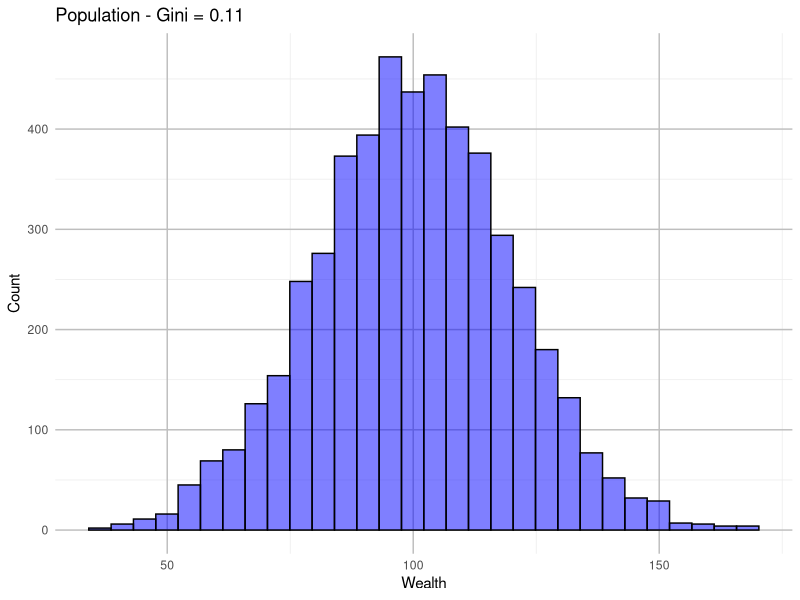
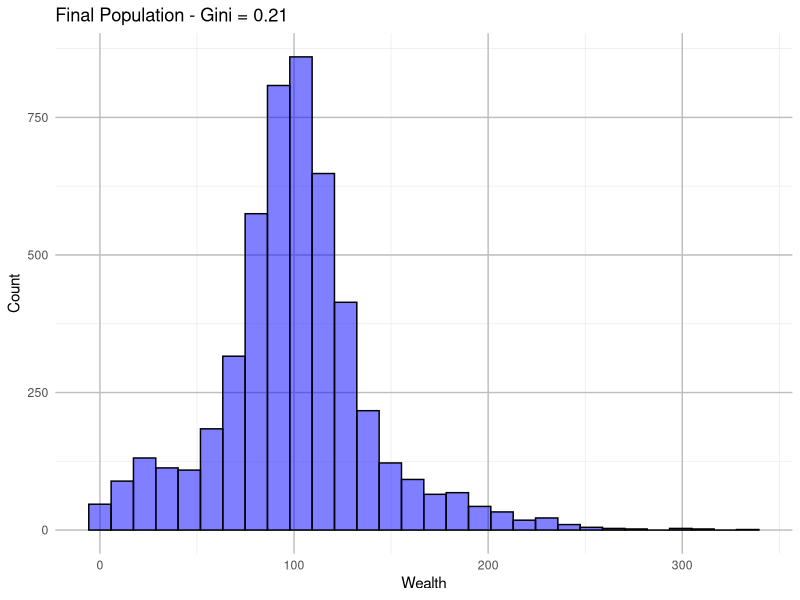
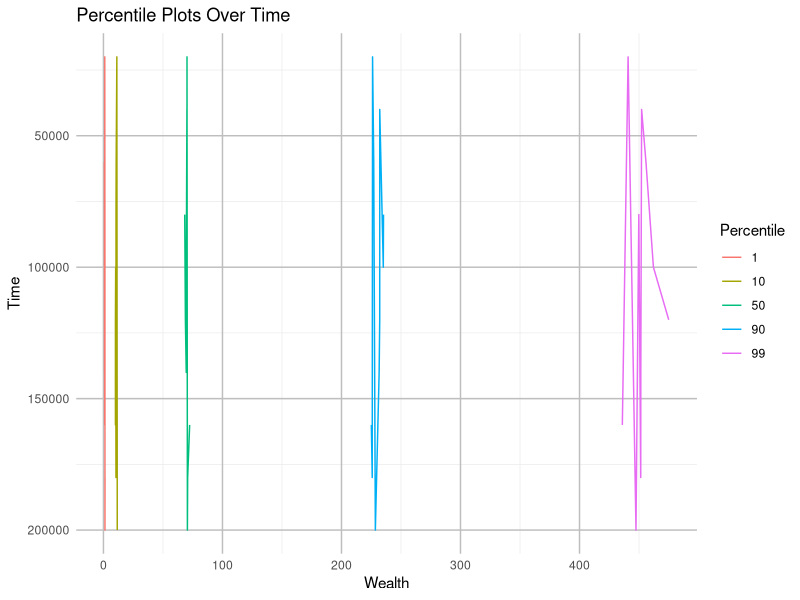
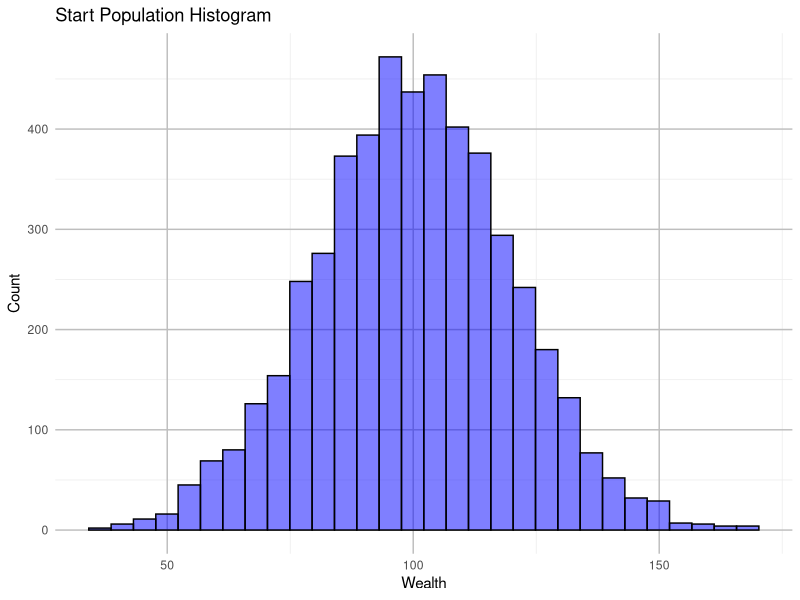
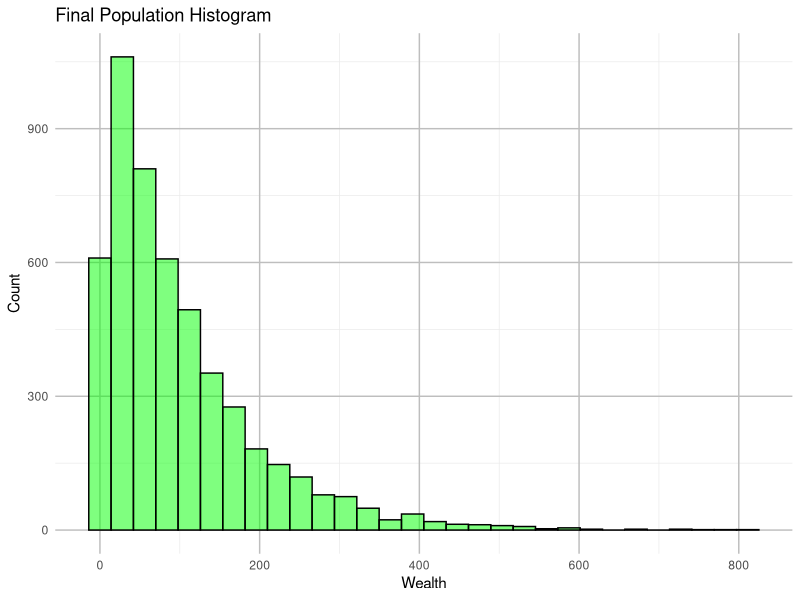
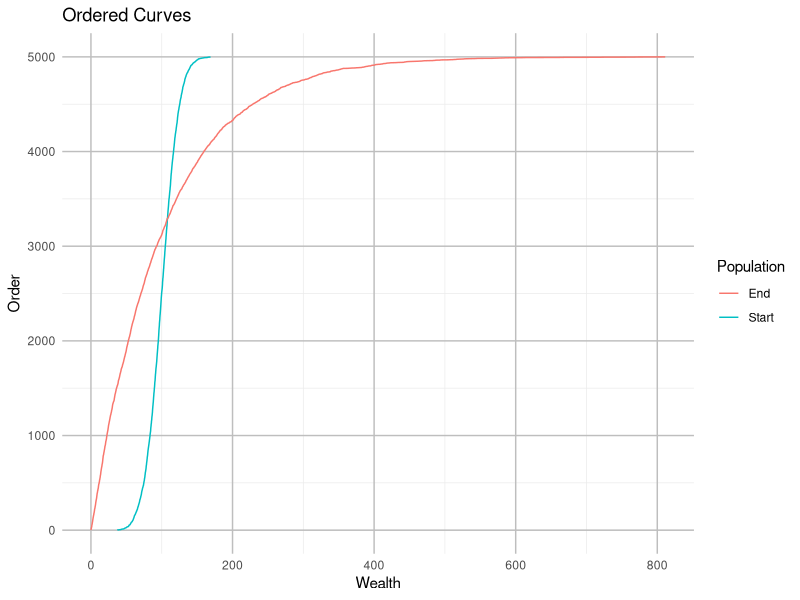
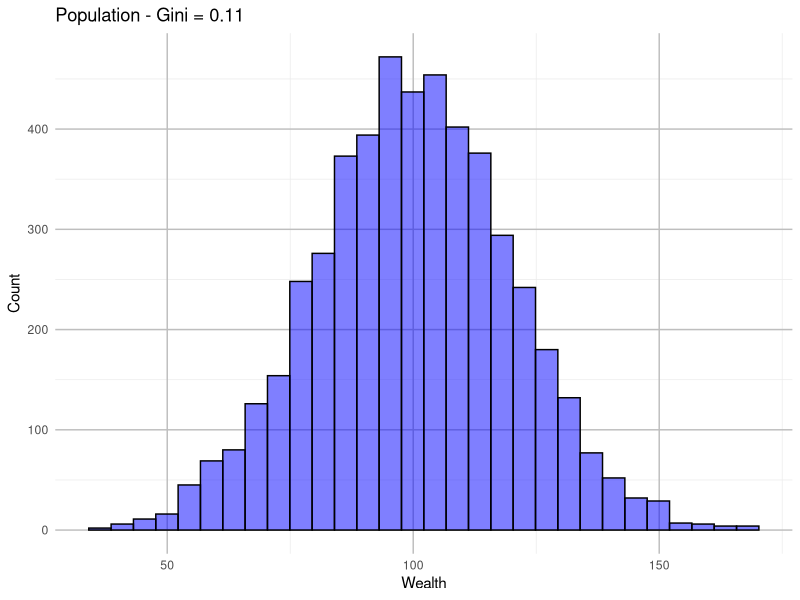
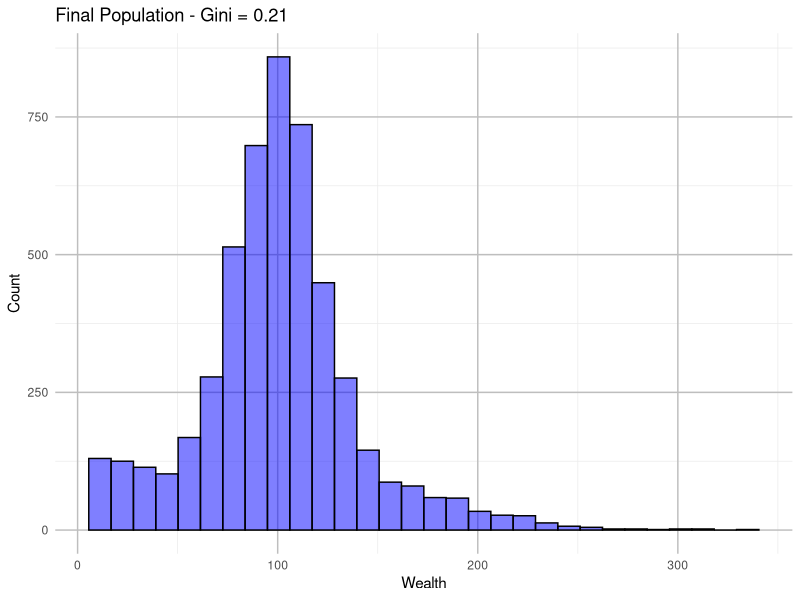

Reproduce these figures in R, in order.
## ---- chunk 1
set.seed(123)
#Parameters

N <- 5000        #Default size of the population

MU <- 100        #Default mean of the population

sigma <- MU / 5  #Standard deviation is 1/5 of the mean

#Generate the population

population <- rnorm(N, mean = MU, sd = sigma)
population[population <= 0] <- 1

#Create gini function

gini <- function(y) {
  y <- sort(y)     #Sort pop by wealth in asending order 
  n <- length(y)   #Number of people
  numer <- 2 * sum((1:n) * y)  #Numerator sum of sorted values weighted by list pos
  denom <- n * sum(y)  #Denominator total wealth of pop
    return((numer / denom) - (n + 1) / n) #Compute gini coeffi
}

# Print initial Gini coefficient
cat("Initial Gini coefficient:", gini(population), "\n")

#Create hist of pop

library(ggplot2)

hist_pop <- function(population, label='Population') {
  gini_value <- round(gini(population), 2)
  label <- paste(label, "- Gini =", gini_value)
  
  p <- ggplot(data.frame(population), aes(x = population)) +
    geom_histogram(bins = 30, fill = "blue", color = "black", alpha = 0.5) +
    labs(title = label, x = "Wealth", y = "Count") +
    theme_minimal() +
    theme(panel.grid.major = element_line(colour = "grey"))
  
  print(p)  
}

hist_pop(population)

# Transaction: Randomly split the pot between two actors
random_split <- function(A, B) {
  pot <- A + B
  if (A <= 0 && B <= 0) return(c(0, 0))
  share <- runif(1, 0, pot)
  return(c(share, pot - share))
}

# Randomly select two actors
anyone <- function(N) sample(1:N, 2)

# Simulation step: Perform one transaction between two random actors
step_function <- function(population) {
  indices <- anyone(length(population))
  population[indices] <- random_split(population[indices[1]], population[indices[2]])
  return(population)
}

# Simulate over T steps
simulate <- function(population, T) {
  for (t in 1:T) {
    population <- step_function(population)
  }
  return(population)
}

# Run the simulation and visualize the results
T <- 1000  # Number of steps
final_population <- simulate(population, T)

# Plot final population distribution
hist_pop(final_population, "Final Population")

# Display final Gini coefficient
cat("Final Gini coefficient:", gini(final_population), "\n")


#Simulation Visualization

# Libraries
library(dplyr)

# Percentile Calculation & Results at interbvals
percent <- function(pct, items) {
  return(quantile(items, probs = pct / 100))
}

simulate_collect <- function(population, T) {
  results <- list()
  for (t in 1:T) {
    population <- step_function(population)
    if (t %% (T / 10) == 0) {
      results[[length(results) + 1]] <- list(t = t, pop = sort(population))
    }
  }
  return(results)
}

#Simulation Visualization Function
show_simulation <- function(population, k=40, percentiles=c(1, 10, 50, 90, 99)) {
  N <- length(population)
  T <- k * N
  start_population <- population
  results <- simulate_collect(population, T)
  
  
  cat(sprintf("%7s %6s %6s", "t", "Gini", "stdev"))
  for (pct in percentiles) {
    cat(sprintf(" %4d%%", pct))
  }
  cat("\n")
  cat("------- ------ ------")
  for (i in percentiles) cat(" ----")
  cat("\n")
  
  for (result in results) {
    pop <- result$pop
    gini_value <- gini(pop)
    stdev_value <- sd(pop)
    percentile_values <- sapply(percentiles, function(pct) percent(pct, pop))
    
    
    fmt <- sprintf("%7d %.2f %6.1f", result$t, gini_value, stdev_value)
    cat(fmt)
    cat(sprintf("%4.0f", percentile_values), "\n")
  }
  
  #Percentile plots over time
  times <- sapply(results, function(res) res$t)
  plot_data <- data.frame(
    time = rep(times, each = length(percentiles)),
    percentile = rep(percentiles, times = length(times)),
    value = unlist(lapply(results, function(res) sapply(percentiles, function(pct) percent(pct, res$pop))))
  )
  
  p <- ggplot(plot_data, aes(x = value, y = time, color = as.factor(percentile))) +
    geom_line() +
    labs(title = "Percentile Plots Over Time", x = "Wealth", y = "Time", color = "Percentile") +
    theme_minimal() +
    theme(panel.grid.major = element_line(color = "grey")) +
    scale_y_reverse()  # To match the "time goes bottom to top" behavior
  print(p)
  
  # Histograms
  start_hist <- ggplot(data.frame(start_population), aes(x = start_population)) +
    geom_histogram(bins = 30, fill = "blue", color = "black", alpha = 0.5) +
    labs(title = "Start Population Histogram", x = "Wealth", y = "Count") +
    theme_minimal() +
    theme(panel.grid.major = element_line(colour = "grey"))
  
  final_population <- results[[length(results)]]$pop
  final_hist <- ggplot(data.frame(final_population), aes(x = final_population)) +
    geom_histogram(bins = 30, fill = "green", color = "black", alpha = 0.5) +
    labs(title = "Final Population Histogram", x = "Wealth", y = "Count") +
    theme_minimal() +
    theme(panel.grid.major = element_line(colour = "grey"))
  
  print(start_hist)
  print(final_hist)
  
  # Ordered Curves
  ordered_curves <- data.frame(
    order = 1:N,
    start = sort(start_population),
    end = final_population
  )
  
  ggplot(ordered_curves) +
    geom_line(aes(x = start, y = order, color = "Start")) +
    geom_line(aes(x = end, y = order, color = "End")) +
    labs(title = "Ordered Curves", x = "Wealth", y = "Order", color = "Population") +
    theme_minimal() +
    theme(panel.grid.major = element_line(colour = "grey"))
}


#Run
show_simulation(population)




## ---- chunk 2
set.seed(123)
#Parameters

N <- 5000        #Default size of the population

MU <- 100        #Default mean of the population

sigma <- MU / 5  #Standard deviation is 1/5 of the mean

#Generate the population

population <- rnorm(N, mean = MU, sd = sigma)
population[population <= 0] <- 1

#Create gini function

gini <- function(y) {
  y <- sort(y)     #Sort pop by wealth in asending order 
  n <- length(y)   #Number of people
  numer <- 2 * sum((1:n) * y)  #Numerator sum of sorted values weighted by list pos
  denom <- n * sum(y)  #Denominator total wealth of pop
    return((numer / denom) - (n + 1) / n) #Compute gini coeffi
}

# Print initial Gini coefficient
cat("Initial Gini coefficient:", gini(population), "\n")

#Create hist of pop

library(ggplot2)

hist_pop <- function(population, label='Population') {
  gini_value <- round(gini(population), 2)
  label <- paste(label, "- Gini =", gini_value)
  
  p <- ggplot(data.frame(population), aes(x = population)) +
    geom_histogram(bins = 30, fill = "blue", color = "black", alpha = 0.5) +
    labs(title = label, x = "Wealth", y = "Count") +
    theme_minimal() +
    theme(panel.grid.major = element_line(colour = "grey"))
  
  print(p)  
}

hist_pop(population)

#Transaction: split the pot but with minimum
random_split <- function(A, B, min_wealth = 10) {
  pot <- A + B
  if (A <= min_wealth && B <= min_wealth) return(c(min_wealth, min_wealth))
  share <- runif(1, 0, pot)
  return(c(max(share, min_wealth), max(pot - share, min_wealth)))
}

# Randomly select two actors
anyone <- function(N) sample(1:N, 2)

# Simulation step: Perform one transaction between two random actors
step_function <- function(population) {
  indices <- anyone(length(population))
  population[indices] <- random_split(population[indices[1]], population[indices[2]])
  return(population)
}

# Simulate over T steps
simulate <- function(population, T) {
  for (t in 1:T) {
    population <- step_function(population)
  }
  return(population)
}

# Run the simulation and visualize the results
T <- 1000  # Number of steps
final_population <- simulate(population, T)

# Plot final population distribution
hist_pop(final_population, "Final Population")

# Display final Gini coefficient
cat("Final Gini coefficient:", gini(final_population), "\n")


#Simulation Visualization

# Libraries
library(dplyr)

# Percentile Calculation & Results at interbvals
percent <- function(pct, items) {
  return(quantile(items, probs = pct / 100))
}

simulate_collect <- function(population, T) {
  results <- list()
  for (t in 1:T) {
    population <- step_function(population)
    if (t %% (T / 10) == 0) {
      results[[length(results) + 1]] <- list(t = t, pop = sort(population))
    }
  }
  return(results)
}

#Simulation Visualization Function
show_simulation <- function(population, k=40, percentiles=c(1, 10, 50, 90, 99)) {
  N <- length(population)
  T <- k * N
  start_population <- population
  results <- simulate_collect(population, T)
  
  
  cat(sprintf("%7s %6s %6s", "t", "Gini", "stdev"))
  for (pct in percentiles) {
    cat(sprintf(" %4d%%", pct))
  }
  cat("\n")
  cat("------- ------ ------")
  for (i in percentiles) cat(" ----")
  cat("\n")
  
  for (result in results) {
    pop <- result$pop
    gini_value <- gini(pop)
    stdev_value <- sd(pop)
    percentile_values <- sapply(percentiles, function(pct) percent(pct, pop))
    
    
    fmt <- sprintf("%7d %.2f %6.1f", result$t, gini_value, stdev_value)
    cat(fmt)
    cat(sprintf("%4.0f", percentile_values), "\n")
  }
  
  #Percentile plots over time
  times <- sapply(results, function(res) res$t)
  plot_data <- data.frame(
    time = rep(times, each = length(percentiles)),
    percentile = rep(percentiles, times = length(times)),
    value = unlist(lapply(results, function(res) sapply(percentiles, function(pct) percent(pct, res$pop))))
  )
  
  p <- ggplot(plot_data, aes(x = value, y = time, color = as.factor(percentile))) +
    geom_line() +
    labs(title = "Percentile Plots Over Time", x = "Wealth", y = "Time", color = "Percentile") +
    theme_minimal() +
    theme(panel.grid.major = element_line(color = "grey")) +
    scale_y_reverse()  # To match the "time goes bottom to top" behavior
  print(p)
  
  # Histograms
  start_hist <- ggplot(data.frame(start_population), aes(x = start_population)) +
    geom_histogram(bins = 30, fill = "blue", color = "black", alpha = 0.5) +
    labs(title = "Start Population Histogram", x = "Wealth", y = "Count") +
    theme_minimal() +
    theme(panel.grid.major = element_line(colour = "grey"))
  
  final_population <- results[[length(results)]]$pop
  final_hist <- ggplot(data.frame(final_population), aes(x = final_population)) +
    geom_histogram(bins = 30, fill = "green", color = "black", alpha = 0.5) +
    labs(title = "Final Population Histogram", x = "Wealth", y = "Count") +
    theme_minimal() +
    theme(panel.grid.major = element_line(colour = "grey"))
  
  print(start_hist)
  print(final_hist)
  
  # Ordered Curves
  ordered_curves <- data.frame(
    order = 1:N,
    start = sort(start_population),
    end = final_population
  )
  
  ggplot(ordered_curves) +
    geom_line(aes(x = start, y = order, color = "Start")) +
    geom_line(aes(x = end, y = order, color = "End")) +
    labs(title = "Ordered Curves", x = "Wealth", y = "Order", color = "Population") +
    theme_minimal() +
    theme(panel.grid.major = element_line(colour = "grey"))
}


#Run
show_simulation(population)

## ---- chunk 3
set.seed(123)
N <- 5000        # Total population size
wealthy_count <- 100   # Number of wealthy individuals
poor_count <- N - wealthy_count  # Number of poor individuals

# Generate the population with more inequality
wealthy_wealth <- 1000  # Wealth of the wealthy individuals
poor_wealth <- 10       # Wealth of the poor individuals

# Create the population
population <- c(rep(wealthy_wealth, wealthy_count), rep(poor_wealth, poor_count))

#Create gini function

gini <- function(y) {
  y <- sort(y)     #Sort pop by wealth in asending order 
  n <- length(y)   #Number of people
  numer <- 2 * sum((1:n) * y)  #Numerator sum of sorted values weighted by list pos
  denom <- n * sum(y)  #Denominator total wealth of pop
    return((numer / denom) - (n + 1) / n) #Compute gini coeffi
}

# Print initial Gini coefficient using Gini() from DescTools
cat("Initial Gini coefficient:", gini(population), "\n")

#Create hist of pop

library(ggplot2)

hist_pop <- function(population, label='Population') {
  gini_value <- round(gini(population), 2)
  label <- paste(label, "- Gini =", gini_value)
  
  p <- ggplot(data.frame(population), aes(x = population)) +
    geom_histogram(bins = 30, fill = "blue", color = "black", alpha = 0.5) +
    labs(title = label, x = "Wealth", y = "Count") +
    theme_minimal() +
    theme(panel.grid.major = element_line(colour = "grey"))
  
  print(p)  
}

hist_pop(population)

# Transaction: Randomly split the pot between two actors
random_split <- function(A, B) {
  pot <- A + B
  if (A <= 0 && B <= 0) return(c(0, 0))
  share <- runif(1, 0, pot)
  return(c(share, pot - share))
}

# Randomly select two actors
anyone <- function(N) sample(1:N, 2)

# Simulation step: Perform one transaction between two random actors
step_function <- function(population) {
  indices <- anyone(length(population))
  population[indices] <- random_split(population[indices[1]], population[indices[2]])
  return(population)
}

# Simulate over T steps
simulate <- function(population, T) {
  for (t in 1:T) {
    population <- step_function(population)
  }
  return(population)
}

# Run the simulation and visualize the results
T <- 1000  # Number of steps
final_population <- simulate(population, T)

# Plot final population distribution
hist_pop(final_population, "Final Population")

# Display final Gini coefficient
cat("Final Gini coefficient:", gini(final_population), "\n")


#Simulation Visualization

# Libraries
library(dplyr)

# Percentile Calculation & Results at interbvals
percent <- function(pct, items) {
  return(quantile(items, probs = pct / 100))
}

simulate_collect <- function(population, T) {
  results <- list()
  for (t in 1:T) {
    population <- step_function(population)
    if (t %% (T / 10) == 0) {
      results[[length(results) + 1]] <- list(t = t, pop = sort(population))
    }
  }
  return(results)
}

#Simulation Visualization Function
show_simulation <- function(population, k=40, percentiles=c(1, 10, 50, 90, 99)) {
  N <- length(population)
  T <- k * N
  start_population <- population
  results <- simulate_collect(population, T)
  
  
  cat(sprintf("%7s %6s %6s", "t", "Gini", "stdev"))
  for (pct in percentiles) {
    cat(sprintf(" %4d%%", pct))
  }
  cat("\n")
  cat("------- ------ ------")
  for (i in percentiles) cat(" ----")
  cat("\n")
  
  for (result in results) {
    pop <- result$pop
    gini_value <- gini(pop)
    stdev_value <- sd(pop)
    percentile_values <- sapply(percentiles, function(pct) percent(pct, pop))
    
    
    fmt <- sprintf("%7d %.2f %6.1f", result$t, gini_value, stdev_value)
    cat(fmt)
    cat(sprintf("%4.0f", percentile_values), "\n")
  }
  
  #Percentile plots over time
  times <- sapply(results, function(res) res$t)
  plot_data <- data.frame(
    time = rep(times, each = length(percentiles)),
    percentile = rep(percentiles, times = length(times)),
    value = unlist(lapply(results, function(res) sapply(percentiles, function(pct) percent(pct, res$pop))))
  )
  
  p <- ggplot(plot_data, aes(x = value, y = time, color = as.factor(percentile))) +
    geom_line() +
    labs(title = "Percentile Plots Over Time", x = "Wealth", y = "Time", color = "Percentile") +
    theme_minimal() +
    theme(panel.grid.major = element_line(color = "grey")) +
    scale_y_reverse()  # To match the "time goes bottom to top" behavior
  print(p)
  
  # Histograms
  start_hist <- ggplot(data.frame(start_population), aes(x = start_population)) +
    geom_histogram(bins = 30, fill = "blue", color = "black", alpha = 0.5) +
    labs(title = "Start Population Histogram", x = "Wealth", y = "Count") +
    theme_minimal() +
    theme(panel.grid.major = element_line(colour = "grey"))
  
  final_population <- results[[length(results)]]$pop
  final_hist <- ggplot(data.frame(final_population), aes(x = final_population)) +
    geom_histogram(bins = 30, fill = "green", color = "black", alpha = 0.5) +
    labs(title = "Final Population Histogram", x = "Wealth", y = "Count") +
    theme_minimal() +
    theme(panel.grid.major = element_line(colour = "grey"))
  
  print(start_hist)
  print(final_hist)
  
  # Ordered Curves
  ordered_curves <- data.frame(
    order = 1:N,
    start = sort(start_population),
    end = final_population
  )
  
  ggplot(ordered_curves) +
    geom_line(aes(x = start, y = order, color = "Start")) +
    geom_line(aes(x = end, y = order, color = "End")) +
    labs(title = "Ordered Curves", x = "Wealth", y = "Order", color = "Population") +
    theme_minimal() +
    theme(panel.grid.major = element_line(colour = "grey"))
}


#Run
show_simulation(population)
